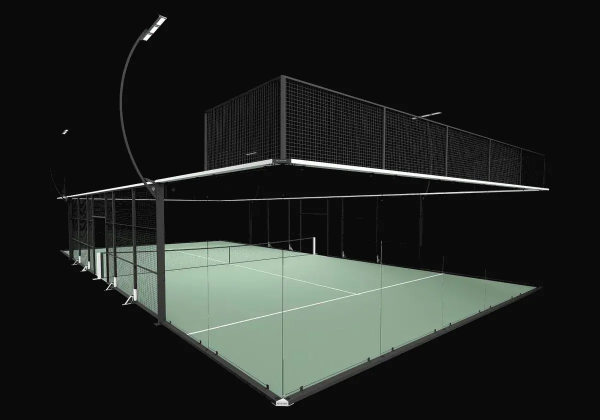
#> input picture gestion-canchas/maqueta/canchas/3d-full-vision.webp, 1200 x 840 px (shown at 1/2 size); its folder holds 3 pictures in this run
$ python generar_mascaras.py
#> lines starting #> are read from the running program, lines starting #| are printed output that depends on the picture; after the words box and inside, x2 and y2 are one past the last pixel; in counts of white or black regions, pixels touching at a corner belong together; long printed decimals are rounded
import numpy as np
from PIL import Image, ImageDraw, ImageFilter
def load(f): return np.asarray(Image.open(f+'.webp').convert('RGB')).astype(int)
#> called with f = '3d-full-vision'
def poly(shape, pts):
    m=Image.new('L',(shape[1],shape[0]),0); ImageDraw.Draw(m).polygon(pts,fill=255); return np.asarray(m)>0
def box(shape, b):
    m=np.zeros(shape[:2],bool); x0,y0,x1,y1=b; m[y0:y1,x0:x1]=True; return m
def dil(m,n):
    return np.asarray(Image.fromarray((m*255).astype('uint8')).filter(ImageFilter.MaxFilter(n)))>0
def soft(m):
    return np.asarray(Image.fromarray((m*255).astype('uint8')).filter(ImageFilter.GaussianBlur(0.6)))
CFG={
 '3d-full-vision': dict(
   floor=lambda r,g,b,L,S: (g-r>10)&(g-b>6)&(g>55),
   white_prof=True, lamps=[(275,20,345,90),(110,250,145,275),(815,220,885,245)],
   poles=[(232,28,340,364),(96,262,142,396)]),
 '3d-panoramic-pro': dict(
   floor=lambda r,g,b,L,S: (abs(r-g)<12)&(b-r>=-2)&(b-r<16)&(L>95)&(L<218),
   floorpoly=[(150,425),(260,418),(640,402),(1085,553),(420,798),(245,612),(150,525)],
   prof=lambda r,g,b,L,S: (b>120)&(b-r>35)&(b-g>12)&(r>50),
   lamps=[(200,25,250,75),(815,155,885,175)],
   poles=[(158,28,262,346)]),
 '3d-elite-pro': dict(
   floor=lambda r,g,b,L,S: (b>120)&(b-r>70),
   white_prof=True, lamps=[(255,20,330,90),(130,240,160,268),(840,228,905,248)],
   poles=[(212,22,326,368)]),
}
out={}
for f,c in CFG.items():
    a=load(f); r,g,b=a[...,0],a[...,1],a[...,2]
#> after `r, g, b = (a[..., 0], a[..., 1], a[..., 2])`:
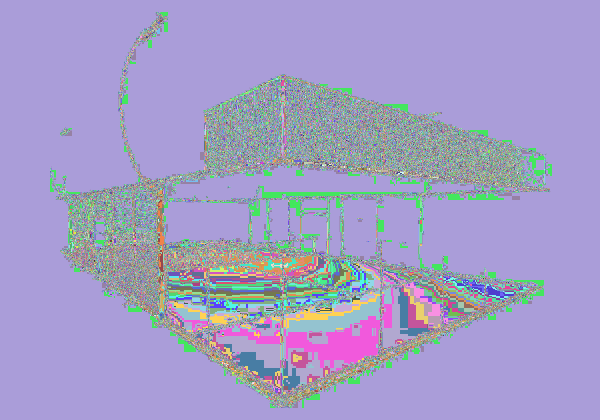
#> r: shape (840, 1200) int64 (shown at 1/2 size); 256 distinct labels, from 0 to 255; one colour per label, 0 black
#> after `r, g, b = (a[..., 0], a[..., 1], a[..., 2])`:
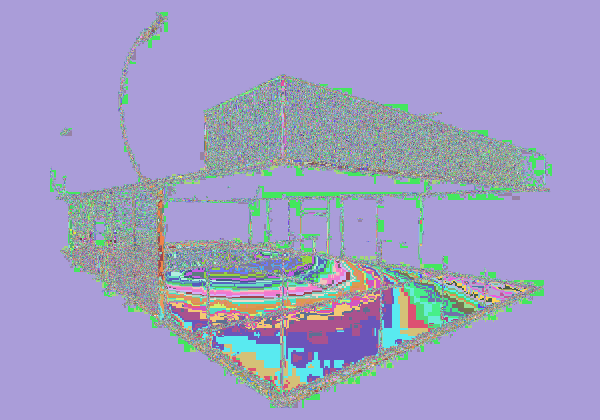
#> g: shape (840, 1200) int64 (shown at 1/2 size); 256 distinct labels, from 0 to 255; one colour per label, 0 black
#> after `r, g, b = (a[..., 0], a[..., 1], a[..., 2])`:
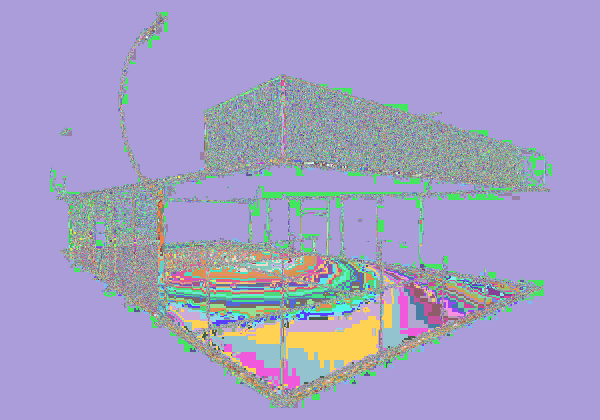
#> b: shape (840, 1200) int64 (shown at 1/2 size); 256 distinct labels, from 0 to 255; one colour per label, 0 black
    L=0.299*r+0.587*g+0.114*b; S=a.max(-1)-a.min(-1)
#> after `S = a.max(-1) - a.min(-1)`:
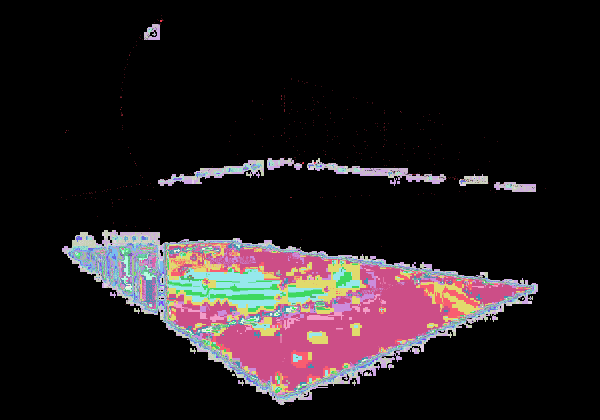
#> S: shape (840, 1200) int64 (shown at 1/2 size); 36 distinct labels, from 0 to 35; one colour per label, 0 black
    fl=c['floor'](r,g,b,L,S)
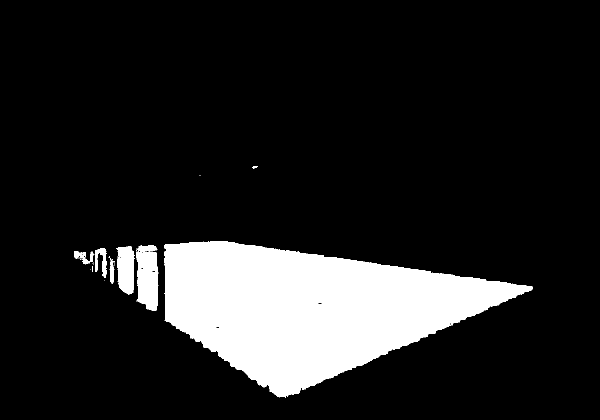
#> fl: shape (840, 1200) bool (shown at 1/2 size); 13.8% white; 42 white regions (33 under 20 px), largest, box (x1, y1, x2, y2) and area: (329, 483, 1065, 795) 129695, (272, 490, 317, 622) 4717, (232, 493, 270, 590) 2762
    if 'floorpoly' in c: fl&=poly(a.shape,c['floorpoly'])
    if 'floorpoly' in c:
        prk=c['prof'](r,g,b,L,S)
        fl=fl|(dil(fl,9)&(S<30)&(L>70)&(L<215)&~prk&poly(a.shape,c['floorpoly']))
        fl=fl|(dil(fl,5)&(L>70)&(L<215)&~dil(prk,3)&poly(a.shape,c['floorpoly']))
    lamps=np.zeros(a.shape[:2],bool)
    for bx in c['lamps']: lamps|=box(a.shape,bx)
#> lamps: shape (840, 1200) bool; 0.75% white; 3 white regions, box (x1, y1, x2, y2) and area: (275, 20, 345, 90) 4900, (815, 220, 885, 245) 1750, (110, 250, 145, 275) 875
    if c.get('white_prof'):
        pr=(L>170)&(S<40)&~dil(fl,9)&~lamps
#> in dil, `return np.asarray(Image.fromarray((m*255).astype('uint8')).filter(Imag..`: returned value: shape (840, 1200) bool; 15.2% white; 4 white regions, box (x1, y1, x2, y2) and area: (325, 479, 1069, 799) 138644, (144, 486, 322, 626) 14433, (500, 328, 520, 341) 239, (394, 346, 406, 355) 108
#> pr: shape (840, 1200) bool; 0.69% white; 71 white regions (55 under 20 px), largest, box (x1, y1, x2, y2) and area: (583, 317, 1098, 380) 3089, (309, 318, 545, 365) 1410, (134, 366, 289, 394) 493
    else:
        pr=c['prof'](r,g,b,L,S)&~fl
    po=np.zeros(a.shape[:2],bool)
    for bx in c['poles']: po|=box(a.shape,bx)
#> po: shape (840, 1200) bool; 4.2% white; 2 white regions, box (x1, y1, x2, y2) and area: (232, 28, 340, 364) 36288, (96, 262, 142, 396) 6164
    po&=(L>16)&~(L>200)&~pr&~fl
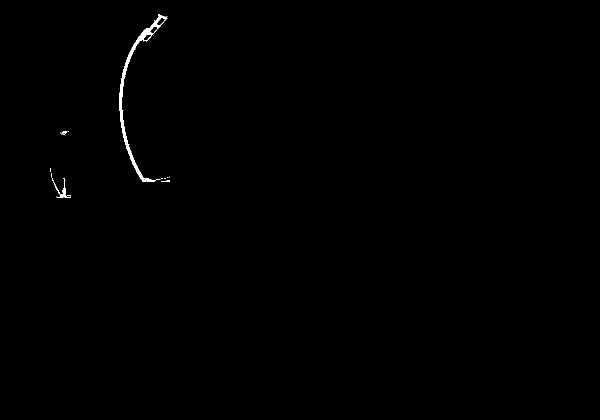
#> po: shape (840, 1200) bool (shown at 1/2 size); 0.29% white; 28 white regions (24 under 20 px), largest, box (x1, y1, x2, y2) and area: (239, 28, 334, 364) 2536, (107, 356, 142, 396) 265, (123, 262, 135, 270) 46, (322, 360, 340, 364) 39
    # quitar cualquier cosa de la malla de fondo dentro de las cajas: sólo píxeles neutros
    po&=(S<40)
    m=np.stack([soft(fl),soft(pr),soft(po)],-1).astype('uint8')
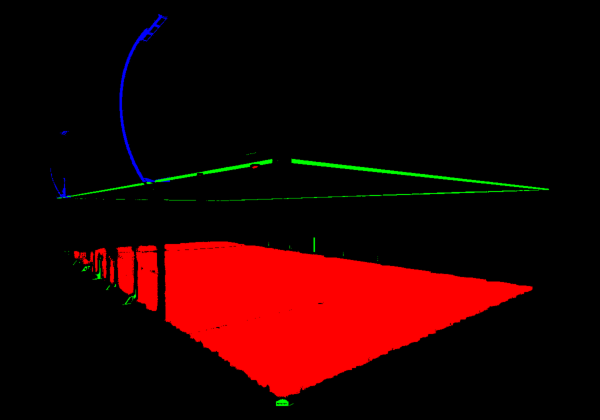
#> m: shape (840, 1200, 3) (shown at 1/2 size); mean of channels 0, 1, 2 35.1, 1.8, 0.7; drawn as R, G, B
    Image.fromarray(m,'RGB').save(f+'-mask.png',optimize=True)
    ref=lambda mm: float(np.median(L[mm])) if mm.any() else 1
    out[f]=dict(floor=ref(fl),prof=ref(pr),pole=ref(po))
    print(f, fl.sum(), pr.sum(), po.sum(), out[f])
#| 3d-full-vision 138755 6989 2958 {'floor': 159.593, 'prof': 235.06, 'pole': 72.0}
#> pass 2 of the loop `for f,c in CFG.items():`:
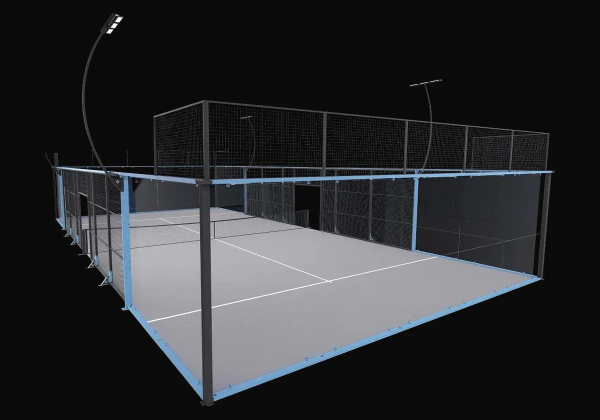
#> input picture gestion-canchas/maqueta/canchas/3d-panoramic-pro.webp, 1200 x 840 px (shown at 1/2 size)
#> S: shape (840, 1200) int64; 115 distinct labels, from 0 to 114
#> `if 'floorpoly' in c: fl&=poly(a.shape,c['floorpoly'])`:
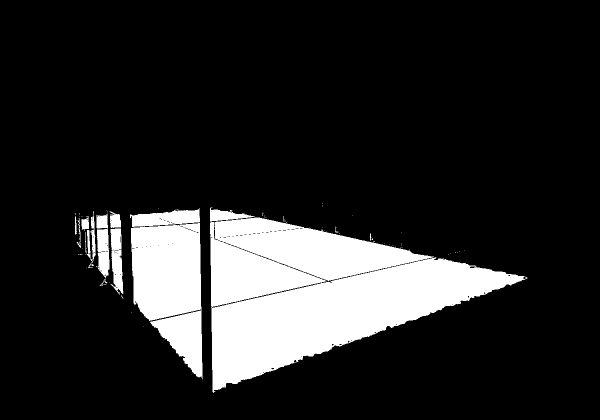
#> fl: shape (840, 1200) bool (shown at 1/2 size); 15.7% white; 80 white regions (64 under 20 px), largest, box (x1, y1, x2, y2) and area: (420, 435, 1055, 786) 115024, (262, 446, 405, 759) 31489, (260, 416, 400, 454) 3410
#> prk: shape (840, 1200) bool; 2.6% white; 14 white regions (4 under 20 px), largest, box (x1, y1, x2, y2) and area: (425, 338, 1102, 801) 15990, (237, 345, 406, 797) 8635, (115, 351, 131, 459) 648
#> `m=np.stack([soft(fl),soft(pr),soft(po)],-1).astype('uint8')`:
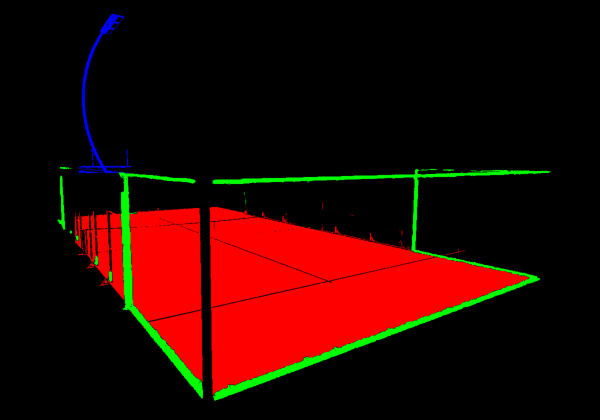
#> m: shape (840, 1200, 3) (shown at 1/2 size); mean of channels 0, 1, 2 41.5, 6.5, 0.8; drawn as R, G, B
#| 3d-panoramic-pro 164222 25734 3241 {'floor': 162.869, 'prof': 152.523, 'pole': 54.000}
#> pass 3 of the loop `for f,c in CFG.items():`:
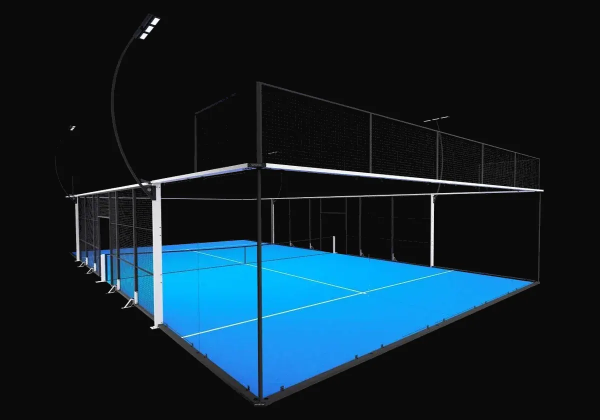
#> input picture gestion-canchas/maqueta/canchas/3d-elite-pro.webp, 1200 x 840 px (shown at 1/2 size)
#> r: shape (840, 1200) int64; 256 distinct labels, from 0 to 255
#> g: shape (840, 1200) int64; 256 distinct labels, from 0 to 255
#> `r, g, b = (a[..., 0], a[..., 1], a[..., 2])`:
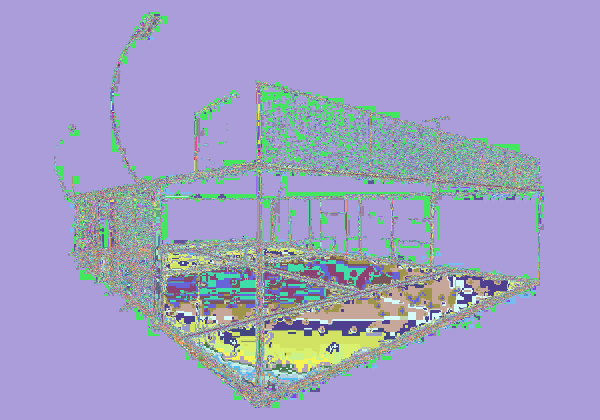
#> b: shape (840, 1200) int64 (shown at 1/2 size); 256 distinct labels, from 0 to 255; one colour per label, 0 black
#> `L = 0.299 * r + 0.587 * g + 0.114 * b`:
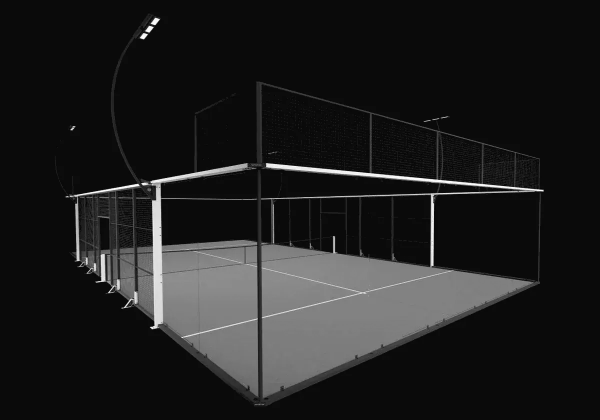
#> L: shape (840, 1200) float64 (shown at 1/2 size); min 0, max 255, mean 31.6
#| 3d-elite-pro 137603 10785 3041 {'floor': 129.313, 'prof': 222.514, 'pole': 37.0}
import json; json.dump(out,open('refs.json','w'))
